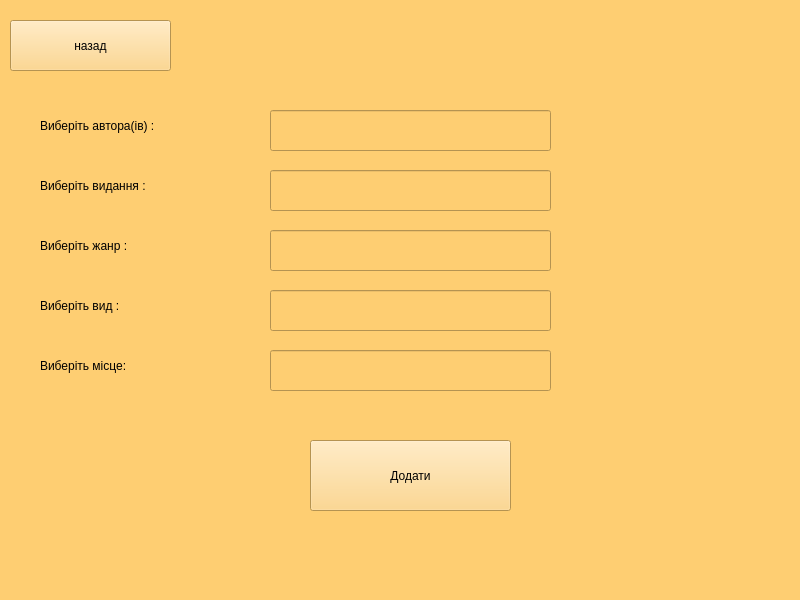
<?xml version="1.0" encoding="UTF-8"?>
<ui version="4.0">
 <class>addWindow</class>
 <widget class="QMainWindow" name="addWindow">
  <property name="geometry">
   <rect>
    <x>0</x>
    <y>0</y>
    <width>800</width>
    <height>600</height>
   </rect>
  </property>
  <property name="windowTitle">
   <string>MainWindow</string>
  </property>
  <property name="styleSheet">
   <string notr="true">background-color: rgb(254, 206, 114);</string>
  </property>
  <widget class="QWidget" name="centralwidget">
   <widget class="QPushButton" name="add">
    <property name="geometry">
     <rect>
      <x>310</x>
      <y>440</y>
      <width>201</width>
      <height>71</height>
     </rect>
    </property>
    <property name="styleSheet">
     <string notr="true">font: 24pt &quot;.AppleSystemUIFont&quot;;</string>
    </property>
    <property name="text">
     <string>Додати</string>
    </property>
   </widget>
   <widget class="QPushButton" name="pushButton">
    <property name="geometry">
     <rect>
      <x>10</x>
      <y>20</y>
      <width>161</width>
      <height>51</height>
     </rect>
    </property>
    <property name="styleSheet">
     <string notr="true">font: 24pt &quot;.AppleSystemUIFont&quot;;</string>
    </property>
    <property name="text">
     <string>назад</string>
    </property>
   </widget>
   <widget class="QLineEdit" name="lineEdit">
    <property name="geometry">
     <rect>
      <x>270</x>
      <y>110</y>
      <width>281</width>
      <height>41</height>
     </rect>
    </property>
   </widget>
   <widget class="QLineEdit" name="lineEdit_2">
    <property name="geometry">
     <rect>
      <x>270</x>
      <y>170</y>
      <width>281</width>
      <height>41</height>
     </rect>
    </property>
   </widget>
   <widget class="QLineEdit" name="lineEdit_3">
    <property name="geometry">
     <rect>
      <x>270</x>
      <y>290</y>
      <width>281</width>
      <height>41</height>
     </rect>
    </property>
   </widget>
   <widget class="QLineEdit" name="lineEdit_4">
    <property name="geometry">
     <rect>
      <x>270</x>
      <y>230</y>
      <width>281</width>
      <height>41</height>
     </rect>
    </property>
   </widget>
   <widget class="QLineEdit" name="lineEdit_5">
    <property name="geometry">
     <rect>
      <x>270</x>
      <y>350</y>
      <width>281</width>
      <height>41</height>
     </rect>
    </property>
   </widget>
   <widget class="QLabel" name="label">
    <property name="geometry">
     <rect>
      <x>40</x>
      <y>110</y>
      <width>221</width>
      <height>31</height>
     </rect>
    </property>
    <property name="styleSheet">
     <string notr="true">font: 24pt &quot;.AppleSystemUIFont&quot;;</string>
    </property>
    <property name="text">
     <string>Виберіть автора(ів) :</string>
    </property>
   </widget>
   <widget class="QLabel" name="label_2">
    <property name="geometry">
     <rect>
      <x>40</x>
      <y>170</y>
      <width>221</width>
      <height>31</height>
     </rect>
    </property>
    <property name="styleSheet">
     <string notr="true">font: 24pt &quot;.AppleSystemUIFont&quot;;</string>
    </property>
    <property name="text">
     <string>Виберіть видання :</string>
    </property>
   </widget>
   <widget class="QLabel" name="label_3">
    <property name="geometry">
     <rect>
      <x>40</x>
      <y>230</y>
      <width>211</width>
      <height>31</height>
     </rect>
    </property>
    <property name="styleSheet">
     <string notr="true">font: 24pt &quot;.AppleSystemUIFont&quot;;</string>
    </property>
    <property name="text">
     <string>Виберіть жанр :</string>
    </property>
   </widget>
   <widget class="QLabel" name="label_4">
    <property name="geometry">
     <rect>
      <x>40</x>
      <y>290</y>
      <width>211</width>
      <height>31</height>
     </rect>
    </property>
    <property name="styleSheet">
     <string notr="true">font: 24pt &quot;.AppleSystemUIFont&quot;;</string>
    </property>
    <property name="text">
     <string>Виберіть вид :</string>
    </property>
   </widget>
   <widget class="QLabel" name="label_5">
    <property name="geometry">
     <rect>
      <x>40</x>
      <y>350</y>
      <width>211</width>
      <height>31</height>
     </rect>
    </property>
    <property name="styleSheet">
     <string notr="true">font: 24pt &quot;.AppleSystemUIFont&quot;;</string>
    </property>
    <property name="text">
     <string>Виберіть місце:</string>
    </property>
   </widget>
  </widget>
  <widget class="QMenuBar" name="menubar">
   <property name="geometry">
    <rect>
     <x>0</x>
     <y>0</y>
     <width>800</width>
     <height>22</height>
    </rect>
   </property>
  </widget>
  <widget class="QStatusBar" name="statusbar"/>
 </widget>
 <resources/>
 <connections/>
</ui>
